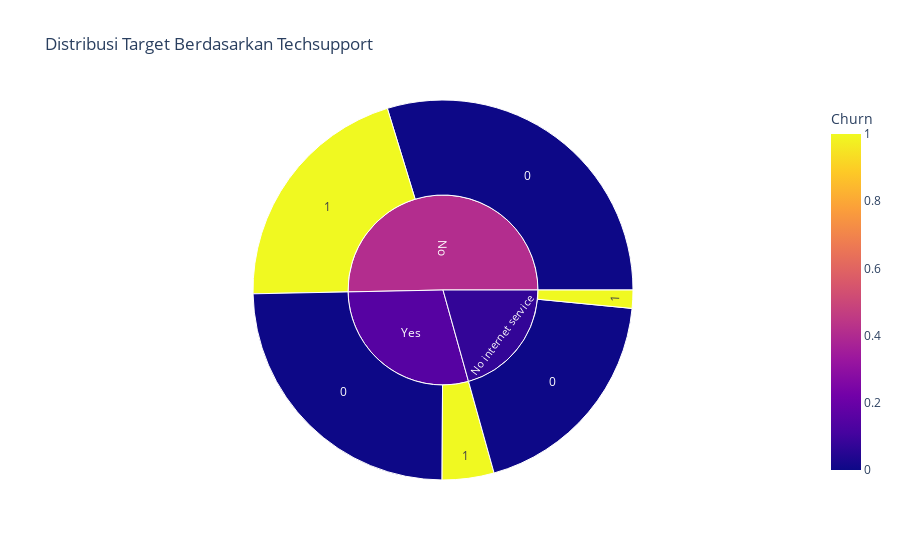

The cell this chart's notebook holds for it:
### Markdown cell above
#### Berdasarkan TechSupport

### Code cell
cat_col_viz('TechSupport')

### Figure 1 — Plotly figure (JSON) as saved in the notebook; plotly's stock layout.template omitted (floating-point values rounded to 4 significant figures)
{"data": [{"branchvalues": "total", "customdata": [[0], [0], [0], [1], [1], [1], [0.4091], [0.07478], [0.152]], "domain": {"x": [0, 1], "y": [0, 1]}, "hovertemplate": "labels=%{label}<br>count=%{value}<br>parent=%{parent}<br>id=%{id}<br>Churn=%{color}<extra></extra>", "ids": ["No/0", "No internet service/0", "Yes/0", "No/1", "No internet service/1", "Yes/1", "No", "No internet service", "Yes"], "labels": ["0", "0", "0", "1", "1", "1", "No", "No internet service", "Yes"], "marker": {"coloraxis": "coloraxis", "colors": [0, 0, 0, 1, 1, 1, 0.4091, 0.07478, 0.152]}, "name": "", "parents": ["No", "No internet service", "Yes", "No", "No internet service", "Yes", "", "", ""], "type": "sunburst", "values": [1443, 928, 1194, 999, 75, 214, 2442, 1003, 1408]}], "layout": {"coloraxis": {"colorbar": {"title": {"text": "Churn"}}, "colorscale": [[0, "#0d0887"], [0.1111, "#46039f"], [0.2222, "#7201a8"], [0.3333, "#9c179e"], [0.4444, "#bd3786"], [0.5556, "#d8576b"], [0.6667, "#ed7953"], [0.7778, "#fb9f3a"], [0.8889, "#fdca26"], [1, "#f0f921"]]}, "legend": {"tracegroupgap": 0}, "title": {"text": "Distribusi Target Berdasarkan Techsupport"}}}
